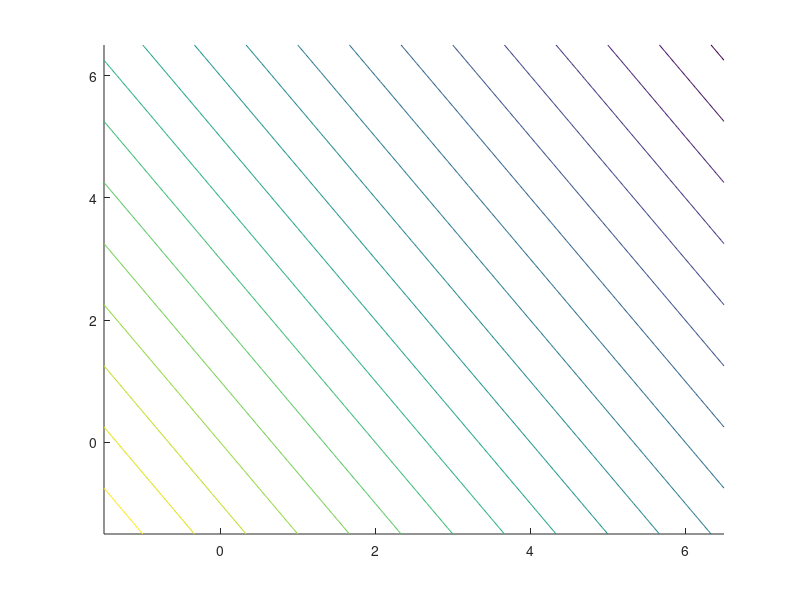

Source code (MATLAB): (Note: this script raises an error after producing the figure.)
x1_l = -1.5; x1_h = 6.5;
x2_l = -1.5; x2_h = 6.5;
res = 0.1;

[x1, x2] = meshgrid(x1_l:res:x2_h, x1_l:res:x2_h);

f = -3*x1 - 2*x2;

levels = (-32:2:6)';

fig = figure(1);
% Set fontsize for the labels and lengend
fontsize = 8;
% Set the figure dimension units to centimeters
set(gcf, 'units','centimeters');
% Figure paper dimensions:
w = 11; % 9 cm wide
h = 11; % 9 cm tall
% Set the dimensions of the figure
pos = get(gcf, 'position');
set(gcf, 'position', [pos(1), pos(2), w, h]);

[C, h] = contour(x1, x2, f, levels, 'Color', .7*[1 1 1]);
% set(h, 'ShowText','on', 'LabelSpacing',500);
hold('on');
grid('off');
axis('square');

% plot([0 0], [x1_l, x1_h], 'k');
% plot([x2_l, x2_h], [0 0], 'k');

% plot_arrow(0,x1_l,0,x1_h);
point1_arrow = [0,x1_l];
point2_arrow1 = [0,x1_h];
d_point = point2_arrow1-point1_arrow;
quiver(point1_arrow(1), point1_arrow(2), d_point(1), d_point(2), 0, 'black')

% plot_arrow(x2_l,0,x2_h,0);
point1_arrow = [x2_l,0];
point2_arrow1 = [x2_h,0];
d_point = point2_arrow1-point1_arrow;
quiver(point1_arrow(1), point1_arrow(2), d_point(1), d_point(2), 0, 'black')


% Plot c_1 and c_2
x_1 = [-10,10];
x_2 = 8 - 2*x_1;
plot(x_1, x_2, 'k');
x_2 = (1/3)*(15 - x_1);
plot(x_1, x_2, 'k');

x1_opt = 1.8;
x2_opt = 4.4;
plot(x1_opt, x2_opt, 'ok');
it1_x1 = 0;
it1_x2 = 0;
plot(it1_x1, it1_x2, 'ok');
it2_x1 = 4;
it2_x2 = 0;
plot(it2_x1, it2_x2, 'ok');

c1_x1 = -2;
c1_x2 = -1;

c2_x1 = -1;
c2_x2 = -3;

f_x1 = -3;
f_x2 = -2;

% plot_arrow(x1_opt,x2_opt, x1_opt+c1_x1,x2_opt+c1_x2, 'linewidth', 2);
point1_arrow = [x1_opt,x2_opt];
point2_arrow1 = [x1_opt+c1_x1,x2_opt+c1_x2];
d_point = point2_arrow1-point1_arrow;
quiver(point1_arrow(1), point1_arrow(2), d_point(1), d_point(2), 0, 'black')

% plot_arrow(x1_opt,x2_opt, x1_opt+c2_x1,x2_opt+c2_x2, 'linewidth', 2);
point1_arrow = [x1_opt,x2_opt];
point2_arrow1 = [ x1_opt+c2_x1,x2_opt+c2_x2];
d_point = point2_arrow1-point1_arrow;
quiver(point1_arrow(1), point1_arrow(2), d_point(1), d_point(2), 0, 'black')

% plot_arrow(x1_opt,x2_opt, x1_opt+f_x1,x2_opt+f_x2, 'linewidth', 2);
point1_arrow = [x1_opt,x2_opt];
point2_arrow1 = [ x1_opt+f_x1,x2_opt+f_x2];
d_point = point2_arrow1-point1_arrow;
quiver(point1_arrow(1), point1_arrow(2), d_point(1), d_point(2), 0, 'black')


text_offset = 0.05;
text(x1_opt+c1_x1-5*text_offset,x2_opt+c1_x2+0*text_offset, '$\nabla c_1$', 'fontsize', fontsize,'interpreter','latex')
text(x1_opt+c2_x1-3*text_offset,x2_opt+c2_x2-2*text_offset, '$\nabla c_2$', 'fontsize', fontsize,'interpreter','latex')
text(x1_opt+f_x1-1*text_offset,x2_opt+f_x2-2*text_offset, '$\nabla f$', 'fontsize', fontsize,'interpreter','latex')
text(it1_x1+1*text_offset,it1_x2+2*text_offset, 'Iteration 1', 'fontsize', fontsize)
text(it2_x1+1*text_offset,it2_x2+2*text_offset, 'Iteration 2', 'fontsize', fontsize)
text(x1_opt+1*text_offset,x2_opt+2*text_offset, 'Iteration 3', 'fontsize', fontsize)

xlabel('$x_1$');
ylabel('$x_2$');
% Set the fontsize of all elements
set(gca, 'fontsize', fontsize); % Sets fontsize on legend and numbers on axis
set(get(gca, 'XLabel'), 'fontsize', fontsize); % Sets the fontsize for the xlabel
set(get(gca, 'YLabel'), 'fontsize', fontsize); % Sets the fontsize for the ylabel

set(gca,'XTick',[-1:1:6],'YTick',[-1:1:6])
xlim([-1.5,6.5])
ylim([-1.5,6.5])

hold('off');

% Create the pdf file
% pdfmatlabfrag(gcf, 'fig_prob2.pdf');